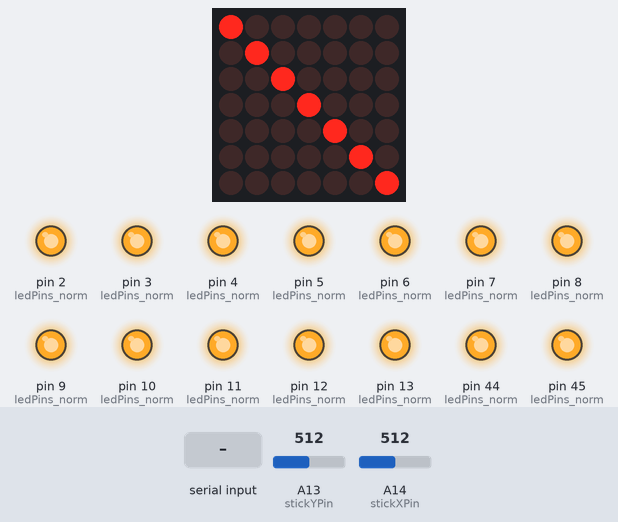
Bench run of a sketch on a simulated Arduino Mega 2560, built with avr-gcc and run on an emulated ATmega2560. Shown: 7×7 LED matrix, output pins drawn as LEDs (lit = HIGH). Wiring (inferred from the names in the program): LED matrix (orientation assumed): rows pin 42, pin 40, pin 38, pin 36, pin 30, pin 34, pin 32; columns pin 43, pin 41, pin 39, pin 31, pin 33, pin 35, pin 37. Inputs (shaded band) come from the test bench; at power-on: A13 (stickYPin) = 512, A14 (stickXPin) = 512. Pins used as bus, display or sensor lines are not drawn; what the sketch prints to the serial monitor is not drawn.

Above: at 1.2 s.
1.3 s: "90,45\n" received over Serial
At 1.46 s:
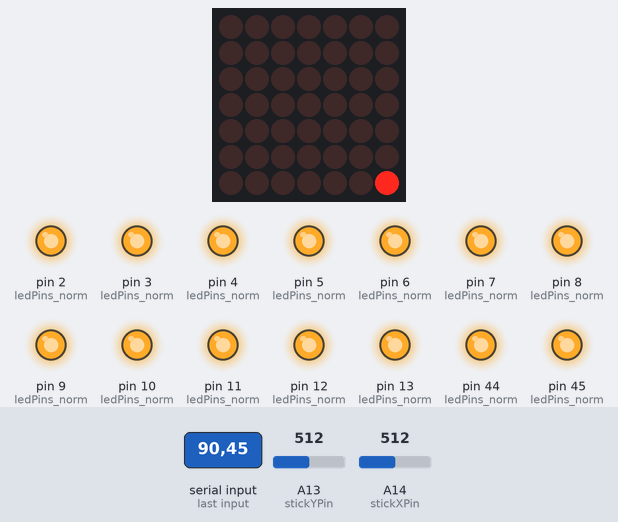
Timing chart, 0 to 4.3 s (numbered marks = the images above; inputs shaded):
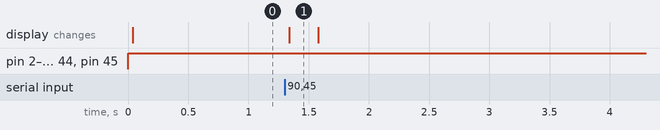

The sketch:

main_display.ino
```cpp
#include <EEPROM.h>

// define colours for easy reference
#define LED_R {1,0,0}
#define LED_G {0,1,0}
#define LED_B {0,0,1}
#define LED_C {0,1,1}
#define LED_M {1,0,1}
#define LED_Y {1,1,0}
#define LED_W {1,1,1}
#define LED_X {0,0,0}

// define modulo for negative numbers
#define MOD(a,b) ((((a)%(b))+(b))%(b))

const int NUMROWS = 7;
const int NUMCOLS_NORM = 5;
const int NUMCOLS_INV = 2;
const int STICK_X_LOW = 312;
const int STICK_X_HIGH = 712;
const int STICK_Y_LOW = 312;
const int STICK_Y_HIGH = 712;

struct {
  bool colours_norm[NUMROWS][NUMCOLS_NORM][3];
  bool colours_inv[NUMROWS][NUMCOLS_INV][3];
} colourMatrix;

bool fullMap[21][21][3];

int stickX;
int stickY;
int xPos = 7;
int yPos = 7;

bool xLock = 0;
bool yLock = 0;

//pin assignments
const int commonPins_norm[NUMROWS] = {42,40,38,36,30,34,32};
const int ledPins_norm[NUMCOLS_NORM][3] = {{47,44,45},{2,3,4},{5,6,7},{8,9,10},{11,12,13}};
const int commonPins_inv[NUMROWS] = {43,41,39,31,33,35,37};
const int ledPins_inv[NUMCOLS_INV][3] = {{A0,A1,A2},{A8,A9,A10}};
const int stickXPin = A14;
const int stickYPin = A13;
const int stick1PwrPin = 53;
const int stick2PwrPin = 52;

void pinSetup();
void updateColours();
void displayGrid();
void pollStick();
void moveMapView(int, int);
void updateMap();
void readMapFromMem();

void setup() {
  Serial.begin(9600);

  pinSetup();
  readMapFromMem();
  updateColours();

}

void loop() {
  if (Serial.available() > 0) {
    updateMap();
  }
  displayGrid();
  pollStick();
}

void pollStick() {
  stickX = analogRead(stickXPin);
  stickY = analogRead(stickYPin);

  if ((stickX > STICK_X_LOW) && (stickX < STICK_X_HIGH) && (stickY > STICK_Y_LOW) && (stickY < STICK_Y_HIGH)) {
    xLock = 0;
    yLock = 0;
  }

  if (xLock == 0) {
    if (stickX > STICK_X_HIGH) {
      xLock = 1;
      moveMapView(-1, 0);
    } else if (stickX < STICK_X_LOW) {
      xLock = 1;
      moveMapView(1, 0);
    }
  }

  if (yLock == 0) {
    if (stickY > STICK_Y_HIGH) {
      yLock = 1;
      moveMapView(0, -1);
    } else if (stickY < STICK_Y_LOW) {
      yLock = 1;
      moveMapView(0, 1);
    }
  }

}


void displayGrid() {
  for (int row = 0; row < NUMROWS; row++) {
    // go to next row of normal grid (common-anode)
    digitalWrite(commonPins_norm[MOD(row-1,NUMROWS)], HIGH);
    for (int col = 0; col < NUMCOLS_NORM; col++) {
      digitalWrite(ledPins_norm[col][0], colourMatrix.colours_norm[row][col][0]);
      digitalWrite(ledPins_norm[col][1], colourMatrix.colours_norm[row][col][1]);
      digitalWrite(ledPins_norm[col][2], colourMatrix.colours_norm[row][col][2]);
    }
    digitalWrite(commonPins_norm[row], LOW);

    // go to next row of inverted grid (common-cathode)
    digitalWrite(commonPins_inv[MOD(row-1,NUMROWS)], LOW);
    for (int col = 0; col < NUMCOLS_INV; col++) {
      digitalWrite(ledPins_inv[col][0], colourMatrix.colours_inv[row][col][0]);
      digitalWrite(ledPins_inv[col][1], colourMatrix.colours_inv[row][col][1]);
      digitalWrite(ledPins_inv[col][2], colourMatrix.colours_inv[row][col][2]);
    }
    digitalWrite(commonPins_inv[row], HIGH);
    delay(1);
  }
}


void moveMapView(int xMovement, int yMovement) {
  xPos += xMovement;
  yPos += yMovement;

  if (xPos < 0) {
    xPos = 0;
  } else if (xPos > 14) {
    xPos = 14;
  }
  if (yPos < 0) {
    yPos = 0;
  } else if (yPos > 14) {
    yPos = 14;
  }
  updateColours();
}

void updateColours() {

  for (int i = 0; i < NUMROWS; i++) {
    for (int j = 0; j < NUMCOLS_NORM; j++) {
      colourMatrix.colours_norm[i][j][0] = fullMap[yPos+i][xPos+j][0];
      colourMatrix.colours_norm[i][j][1] = fullMap[yPos+i][xPos+j][1];
      colourMatrix.colours_norm[i][j][2] = fullMap[yPos+i][xPos+j][2];

    }
    for (int j = 0; j < NUMCOLS_INV; j++) {
      colourMatrix.colours_inv[i][j][0] = !fullMap[yPos+i][xPos+NUMCOLS_NORM+j][0];
      colourMatrix.colours_inv[i][j][1] = !fullMap[yPos+i][xPos+NUMCOLS_NORM+j][1];
      colourMatrix.colours_inv[i][j][2] = !fullMap[yPos+i][xPos+NUMCOLS_NORM+j][2];
    }
  }
}

void updateMap() {
  Serial.println("Ah, something new! Let me take a look...");

  char receivedData[21*21*3+1];

  int bytesReceived = Serial.readBytesUntil('\n',receivedData, 21*21*3+1);

  if ((bytesReceived != 21*21*3) ) {
    Serial.println("Hmm... That doesn't look like a complete map! I'm afraid I don't deal in map fragments; you'd best double-check to make sure you've got the whole thing.");
    Serial.flush();
    drainSerial();
    return;
  } else {
    for (int row = 0; row < 21; row++) {
      for (int col = 0; col < 21; col++) {
        fullMap[row][col][0] = (bool) (receivedData[row*21*3+col*3] - 48);
        fullMap[row][col][1] = (bool) (receivedData[row*21*3+col*3+1] - 48);
        fullMap[row][col][2] = (bool) (receivedData[row*21*3+col*3+2] - 48);
        EEPROM.put(row*21*3+col*3, (bool) (receivedData[row*21*3+col*3] - 48));
        EEPROM.put(row*21*3+col*3+1, (bool) (receivedData[row*21*3+col*3+1] - 48));
        EEPROM.put(row*21*3+col*3+2, (bool) (receivedData[row*21*3+col*3+2] - 48));
      }
    }
    Serial.println("Splendid, a new map! I'll work my magic to bring it to life.");
    Serial.flush();
    drainSerial();
    updateColours();
    xPos = 7;
    yPos = 7;
  }
}

void drainSerial() {
  while (Serial.available() > 0) {
    Serial.readBytes((char*) NULL, 8);
  }
}

void pinSetup() {
  // set up pins
  for (int i = 0; i < NUMROWS; i++) {
    pinMode(commonPins_norm[i], OUTPUT);
    digitalWrite(commonPins_norm[i], HIGH);
    pinMode(commonPins_inv[i], OUTPUT);
    digitalWrite(commonPins_inv[i], LOW);
  }

  for (int i = 0; i < NUMCOLS_NORM; i++) {
    pinMode(ledPins_norm[i][0], OUTPUT);
    pinMode(ledPins_norm[i][1], OUTPUT);
    pinMode(ledPins_norm[i][2], OUTPUT);
    digitalWrite(ledPins_norm[i][0], LOW);
    digitalWrite(ledPins_norm[i][1], LOW);
    digitalWrite(ledPins_norm[i][2], LOW);
  }

  for (int i = 0; i < NUMCOLS_INV; i++) {
    pinMode(ledPins_inv[i][0], OUTPUT);
    pinMode(ledPins_inv[i][1], OUTPUT);
    pinMode(ledPins_inv[i][2], OUTPUT);
    digitalWrite(ledPins_inv[i][0], HIGH);
    digitalWrite(ledPins_inv[i][1], HIGH);
    digitalWrite(ledPins_inv[i][2], HIGH);
  }

  pinMode(stick1PwrPin, OUTPUT);
  digitalWrite(stick1PwrPin, HIGH);
  pinMode(stick2PwrPin, OUTPUT);
  digitalWrite(stick2PwrPin, HIGH);
  pinMode(stickXPin, INPUT);
  pinMode(stickYPin, INPUT);
}

void readMapFromMem() {
  for (int row = 0; row < 21; row++) {
    for (int col = 0; col < 21; col++) {
      fullMap[row][col][0] = (bool) EEPROM.read(row*21*3+col*3);
      fullMap[row][col][1] = (bool) EEPROM.read(row*21*3+col*3+1);
      fullMap[row][col][2] = (bool) EEPROM.read(row*21*3+col*3+2);
    }
  }
}
```

Measured:
- after the input at 1.3 s, the display: changes at once (image 1)
